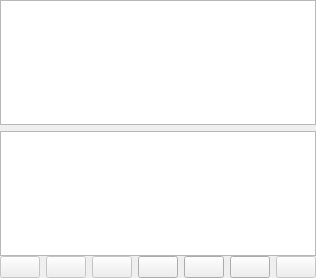
<?xml version="1.0" encoding="UTF-8"?>
<ui version="4.0">
 <class>PlaylistDock</class>
 <widget class="QDockWidget" name="PlaylistDock">
  <property name="geometry">
   <rect>
    <x>0</x>
    <y>0</y>
    <width>240</width>
    <height>278</height>
   </rect>
  </property>
  <property name="windowIcon">
   <iconset theme="view-media-playlist" resource="../../icons/resources.qrc">
    <normaloff>:/icons/oxygen/32x32/actions/view-media-playlist.png</normaloff>:/icons/oxygen/32x32/actions/view-media-playlist.png</iconset>
  </property>
  <property name="windowTitle">
   <string>Playlist</string>
  </property>
  <widget class="QWidget" name="dockWidgetContents">
   <layout class="QVBoxLayout" name="verticalLayout">
    <property name="spacing">
     <number>0</number>
    </property>
    <property name="leftMargin">
     <number>0</number>
    </property>
    <property name="topMargin">
     <number>0</number>
    </property>
    <property name="rightMargin">
     <number>0</number>
    </property>
    <property name="bottomMargin">
     <number>0</number>
    </property>
    <item>
     <widget class="QStackedWidget" name="stackedWidget">
      <property name="currentIndex">
       <number>1</number>
      </property>
      <widget class="QWidget" name="page">
       <layout class="QVBoxLayout" name="verticalLayout_2">
        <property name="leftMargin">
         <number>0</number>
        </property>
        <property name="topMargin">
         <number>0</number>
        </property>
        <property name="rightMargin">
         <number>0</number>
        </property>
        <property name="bottomMargin">
         <number>0</number>
        </property>
        <item>
         <widget class="QTextBrowser" name="textBrowser">
          <property name="html">
           <string>&lt;!DOCTYPE HTML PUBLIC &quot;-//W3C//DTD HTML 4.0//EN&quot; &quot;http://www.w3.org/TR/REC-html40/strict.dtd&quot;&gt;
&lt;html&gt;&lt;head&gt;&lt;meta name=&quot;qrichtext&quot; content=&quot;1&quot; /&gt;&lt;style type=&quot;text/css&quot;&gt;
p, li { white-space: pre-wrap; }
&lt;/style&gt;&lt;/head&gt;&lt;body style=&quot; font-family:'MS Shell Dlg 2'; font-size:8.25pt; font-weight:400; font-style:normal;&quot;&gt;
&lt;p style=&quot; margin-top:12px; margin-bottom:16px; margin-left:-24px; margin-right:0px; -qt-block-indent:0; text-indent:0px;&quot;&gt;&lt;span style=&quot; font-weight:600;&quot;&gt;Double-click&lt;/span&gt; a playlist item to open it in the player.&lt;/p&gt;
&lt;p style=&quot; margin-top:0px; margin-bottom:16px; margin-left:-24px; margin-right:0px; -qt-block-indent:0; text-indent:0px;&quot;&gt;You can freely preview clips without necessarily adding them to the playlist or closing it.&lt;/p&gt;
&lt;p style=&quot; margin-top:0px; margin-bottom:16px; margin-left:-24px; margin-right:0px; -qt-block-indent:0; text-indent:0px;&quot;&gt;To trim or adjust a playlist item &lt;span style=&quot; font-weight:600;&quot;&gt;Double-click&lt;/span&gt; to open it, make the changes, and click the &lt;span style=&quot; font-weight:600;&quot;&gt;Update&lt;/span&gt; icon.&lt;/p&gt;
&lt;p style=&quot; margin-top:0px; margin-bottom:16px; margin-left:-24px; margin-right:0px; -qt-block-indent:0; text-indent:0px;&quot;&gt;&lt;span style=&quot; font-weight:600;&quot;&gt;Drag-n-drop&lt;/span&gt; to rearrange the items.&lt;/p&gt;&lt;/body&gt;&lt;/html&gt;</string>
          </property>
         </widget>
        </item>
       </layout>
      </widget>
      <widget class="QWidget" name="page_2">
       <layout class="QVBoxLayout" name="verticalLayout_3">
        <property name="leftMargin">
         <number>0</number>
        </property>
        <property name="topMargin">
         <number>0</number>
        </property>
        <property name="rightMargin">
         <number>0</number>
        </property>
        <property name="bottomMargin">
         <number>0</number>
        </property>
        <item>
         <widget class="PlaylistTable" name="tableView">
          <property name="contextMenuPolicy">
           <enum>Qt::CustomContextMenu</enum>
          </property>
          <property name="toolTip">
           <string>&lt;html&gt;&lt;head/&gt;&lt;body&gt;&lt;p&gt;Double-click a playlist item to open it in the player.&lt;/p&gt;&lt;/body&gt;&lt;/html&gt;</string>
          </property>
          <property name="dragEnabled">
           <bool>false</bool>
          </property>
          <property name="alternatingRowColors">
           <bool>true</bool>
          </property>
          <property name="selectionMode">
           <enum>QAbstractItemView::SingleSelection</enum>
          </property>
          <property name="selectionBehavior">
           <enum>QAbstractItemView::SelectRows</enum>
          </property>
          <property name="horizontalScrollMode">
           <enum>QAbstractItemView::ScrollPerPixel</enum>
          </property>
          <attribute name="horizontalHeaderHighlightSections">
           <bool>false</bool>
          </attribute>
          <attribute name="verticalHeaderVisible">
           <bool>false</bool>
          </attribute>
         </widget>
        </item>
        <item>
         <widget class="QListView" name="listView">
          <property name="contextMenuPolicy">
           <enum>Qt::CustomContextMenu</enum>
          </property>
          <property name="movement">
           <enum>QListView::Static</enum>
          </property>
         </widget>
        </item>
       </layout>
      </widget>
     </widget>
    </item>
    <item>
     <layout class="QHBoxLayout" name="horizontalLayout">
      <property name="spacing">
       <number>6</number>
      </property>
      <item>
       <widget class="QPushButton" name="addButton">
        <property name="enabled">
         <bool>false</bool>
        </property>
        <property name="toolTip">
         <string>Add the Source to the playlist</string>
        </property>
        <property name="text">
         <string/>
        </property>
        <property name="icon">
         <iconset theme="list-add" resource="../../icons/resources.qrc">
          <normaloff>:/icons/oxygen/32x32/actions/list-add.png</normaloff>:/icons/oxygen/32x32/actions/list-add.png</iconset>
        </property>
       </widget>
      </item>
      <item>
       <widget class="QPushButton" name="removeButton">
        <property name="enabled">
         <bool>false</bool>
        </property>
        <property name="toolTip">
         <string>Remove cut</string>
        </property>
        <property name="text">
         <string/>
        </property>
        <property name="icon">
         <iconset theme="list-remove" resource="../../icons/resources.qrc">
          <normaloff>:/icons/oxygen/32x32/actions/list-remove.png</normaloff>:/icons/oxygen/32x32/actions/list-remove.png</iconset>
        </property>
       </widget>
      </item>
      <item>
       <widget class="QPushButton" name="updateButton">
        <property name="enabled">
         <bool>false</bool>
        </property>
        <property name="toolTip">
         <string>Update</string>
        </property>
        <property name="text">
         <string/>
        </property>
        <property name="icon">
         <iconset theme="dialog-ok" resource="../../icons/resources.qrc">
          <normaloff>:/icons/oxygen/32x32/actions/dialog-ok.png</normaloff>:/icons/oxygen/32x32/actions/dialog-ok.png</iconset>
        </property>
       </widget>
      </item>
      <item>
       <widget class="QPushButton" name="tilesButton">
        <property name="toolTip">
         <string>View as tiles</string>
        </property>
        <property name="text">
         <string/>
        </property>
        <property name="icon">
         <iconset theme="view-list-details" resource="../../icons/resources.qrc">
          <normaloff>:/icons/oxygen/32x32/actions/view-list-details.png</normaloff>:/icons/oxygen/32x32/actions/view-list-details.png</iconset>
        </property>
       </widget>
      </item>
      <item>
       <widget class="QPushButton" name="iconsButton">
        <property name="toolTip">
         <string>View as icons</string>
        </property>
        <property name="text">
         <string/>
        </property>
        <property name="icon">
         <iconset theme="view-list-icons" resource="../../icons/resources.qrc">
          <normaloff>:/icons/oxygen/32x32/actions/view-list-icons.png</normaloff>:/icons/oxygen/32x32/actions/view-list-icons.png</iconset>
        </property>
       </widget>
      </item>
      <item>
       <widget class="QPushButton" name="detailsButton">
        <property name="toolTip">
         <string>View as details</string>
        </property>
        <property name="text">
         <string/>
        </property>
        <property name="icon">
         <iconset theme="view-list-text" resource="../../icons/resources.qrc">
          <normaloff>:/icons/oxygen/32x32/actions/view-list-text.png</normaloff>:/icons/oxygen/32x32/actions/view-list-text.png</iconset>
        </property>
       </widget>
      </item>
      <item>
       <widget class="QPushButton" name="menuButton">
        <property name="enabled">
         <bool>false</bool>
        </property>
        <property name="toolTip">
         <string>Display a menu of additional actions</string>
        </property>
        <property name="text">
         <string/>
        </property>
        <property name="icon">
         <iconset theme="format-justify-fill" resource="../../icons/resources.qrc">
          <normaloff>:/icons/oxygen/32x32/actions/format-justify-fill.png</normaloff>:/icons/oxygen/32x32/actions/format-justify-fill.png</iconset>
        </property>
       </widget>
      </item>
      <item>
       <spacer name="horizontalSpacer">
        <property name="orientation">
         <enum>Qt::Horizontal</enum>
        </property>
        <property name="sizeHint" stdset="0">
         <size>
          <width>40</width>
          <height>20</height>
         </size>
        </property>
       </spacer>
      </item>
     </layout>
    </item>
   </layout>
  </widget>
  <action name="actionInsertCut">
   <property name="text">
    <string>Insert Cut</string>
   </property>
  </action>
  <action name="actionAppendCut">
   <property name="icon">
    <iconset theme="list-add">
     <normaloff>.</normaloff>.</iconset>
   </property>
   <property name="text">
    <string>Append Cut</string>
   </property>
  </action>
  <action name="actionInsertBlank">
   <property name="text">
    <string>Insert Blank</string>
   </property>
  </action>
  <action name="actionAppendBlank">
   <property name="text">
    <string>Append Blank</string>
   </property>
  </action>
  <action name="actionUpdate">
   <property name="text">
    <string>Replace</string>
   </property>
  </action>
  <action name="actionOpen">
   <property name="text">
    <string>Open As Clip</string>
   </property>
   <property name="toolTip">
    <string>Open the cut in the player</string>
   </property>
  </action>
  <action name="actionRemove">
   <property name="text">
    <string>Remove</string>
   </property>
  </action>
  <action name="actionGoto">
   <property name="text">
    <string>Goto</string>
   </property>
   <property name="toolTip">
    <string>Go to the start of this cut in the playlist</string>
   </property>
  </action>
  <action name="actionRemoveAll">
   <property name="text">
    <string>Remove All</string>
   </property>
   <property name="toolTip">
    <string>Remove all items from the playlist</string>
   </property>
  </action>
  <action name="actionThumbnailsHidden">
   <property name="checkable">
    <bool>true</bool>
   </property>
   <property name="text">
    <string>Hidden</string>
   </property>
  </action>
  <action name="actionLeftAndRight">
   <property name="checkable">
    <bool>true</bool>
   </property>
   <property name="text">
    <string>In and Out - Left/Right</string>
   </property>
   <property name="toolTip">
    <string>In and Out - Left/Right</string>
   </property>
  </action>
  <action name="actionTopAndBottom">
   <property name="checkable">
    <bool>true</bool>
   </property>
   <property name="text">
    <string>In and Out - Top/Bottom</string>
   </property>
   <property name="toolTip">
    <string>In and Out - Top/Bottom</string>
   </property>
  </action>
  <action name="actionInOnlySmall">
   <property name="checkable">
    <bool>true</bool>
   </property>
   <property name="text">
    <string>In Only - Small</string>
   </property>
  </action>
  <action name="actionInOnlyLarge">
   <property name="checkable">
    <bool>true</bool>
   </property>
   <property name="text">
    <string>In Only - Large</string>
   </property>
  </action>
  <action name="actionAddToTimeline">
   <property name="text">
    <string>Add All to Timeline</string>
   </property>
  </action>
  <action name="actionDetailed">
   <property name="checkable">
    <bool>true</bool>
   </property>
   <property name="text">
    <string>Details</string>
   </property>
   <property name="toolTip">
    <string>View as details</string>
   </property>
  </action>
  <action name="actionTiled">
   <property name="checkable">
    <bool>true</bool>
   </property>
   <property name="text">
    <string>Tiles</string>
   </property>
   <property name="toolTip">
    <string>View as tiles</string>
   </property>
  </action>
  <action name="actionIcons">
   <property name="checkable">
    <bool>true</bool>
   </property>
   <property name="text">
    <string>Icons</string>
   </property>
   <property name="toolTip">
    <string>View as icons</string>
   </property>
  </action>
 </widget>
 <customwidgets>
  <customwidget>
   <class>PlaylistTable</class>
   <extends>QTableView</extends>
   <header>widgets/playlisttable.h</header>
  </customwidget>
 </customwidgets>
 <resources>
  <include location="../../icons/resources.qrc"/>
 </resources>
 <connections/>
</ui>
